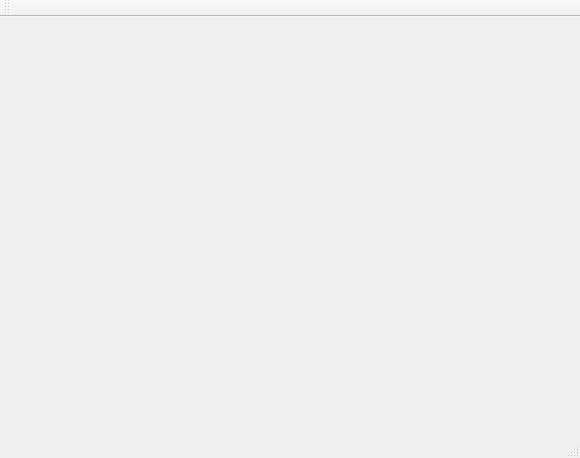
<?xml version="1.0" encoding="UTF-8"?>
<ui version="4.0">
 <class>BouncyWindow</class>
 <widget class="QMainWindow" name="BouncyWindow">
  <property name="geometry">
   <rect>
    <x>0</x>
    <y>0</y>
    <width>580</width>
    <height>458</height>
   </rect>
  </property>
  <property name="windowTitle">
   <string>BouncyWindow</string>
  </property>
  <widget class="QWidget" name="centralWidget"/>
  <widget class="QMenuBar" name="menuBar">
   <property name="geometry">
    <rect>
     <x>0</x>
     <y>0</y>
     <width>580</width>
     <height>26</height>
    </rect>
   </property>
  </widget>
  <widget class="QToolBar" name="mainToolBar">
   <attribute name="toolBarArea">
    <enum>TopToolBarArea</enum>
   </attribute>
   <attribute name="toolBarBreak">
    <bool>false</bool>
   </attribute>
  </widget>
  <widget class="QStatusBar" name="statusBar"/>
 </widget>
 <layoutdefault spacing="6" margin="11"/>
 <resources/>
 <connections/>
</ui>
